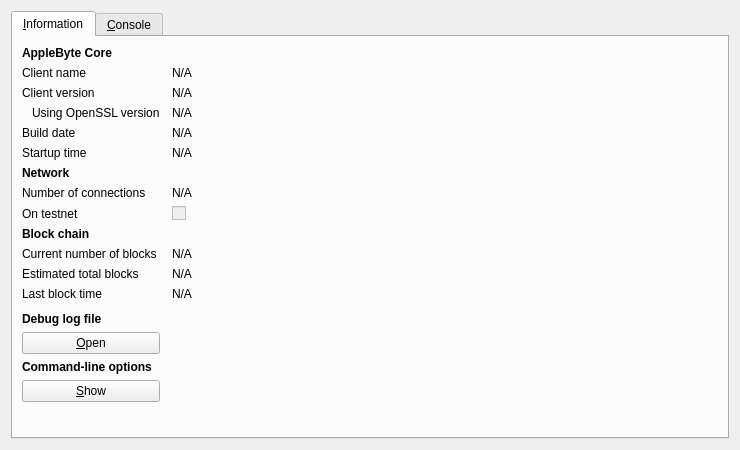
<?xml version="1.0" encoding="UTF-8"?>
<ui version="4.0">
 <class>RPCConsole</class>
 <widget class="QDialog" name="RPCConsole">
  <property name="geometry">
   <rect>
    <x>0</x>
    <y>0</y>
    <width>740</width>
    <height>450</height>
   </rect>
  </property>
  <property name="windowTitle">
   <string>AppleByte - Debug window</string>
  </property>
  <layout class="QVBoxLayout" name="verticalLayout_2">
   <item>
    <widget class="QTabWidget" name="tabWidget">
     <property name="currentIndex">
      <number>0</number>
     </property>
     <widget class="QWidget" name="tab_info">
      <attribute name="title">
       <string>&amp;Information</string>
      </attribute>
      <layout class="QGridLayout" name="gridLayout" columnstretch="0,1">
       <property name="horizontalSpacing">
        <number>12</number>
       </property>
       <item row="0" column="0">
        <widget class="QLabel" name="label_9">
         <property name="font">
          <font>
           <weight>75</weight>
           <bold>true</bold>
          </font>
         </property>
         <property name="text">
          <string>AppleByte Core</string>
         </property>
        </widget>
       </item>
       <item row="1" column="0">
        <widget class="QLabel" name="label_5">
         <property name="text">
          <string>Client name</string>
         </property>
        </widget>
       </item>
       <item row="1" column="1">
        <widget class="QLabel" name="clientName">
         <property name="cursor">
          <cursorShape>IBeamCursor</cursorShape>
         </property>
         <property name="text">
          <string>N/A</string>
         </property>
         <property name="textFormat">
          <enum>Qt::PlainText</enum>
         </property>
         <property name="textInteractionFlags">
          <set>Qt::LinksAccessibleByMouse|Qt::TextSelectableByKeyboard|Qt::TextSelectableByMouse</set>
         </property>
        </widget>
       </item>
       <item row="2" column="0">
        <widget class="QLabel" name="label_6">
         <property name="text">
          <string>Client version</string>
         </property>
        </widget>
       </item>
       <item row="2" column="1">
        <widget class="QLabel" name="clientVersion">
         <property name="cursor">
          <cursorShape>IBeamCursor</cursorShape>
         </property>
         <property name="text">
          <string>N/A</string>
         </property>
         <property name="textFormat">
          <enum>Qt::PlainText</enum>
         </property>
         <property name="textInteractionFlags">
          <set>Qt::LinksAccessibleByMouse|Qt::TextSelectableByKeyboard|Qt::TextSelectableByMouse</set>
         </property>
        </widget>
       </item>
       <item row="3" column="0">
        <widget class="QLabel" name="label_14">
         <property name="text">
          <string>Using OpenSSL version</string>
         </property>
         <property name="indent">
          <number>10</number>
         </property>
        </widget>
       </item>
       <item row="3" column="1">
        <widget class="QLabel" name="openSSLVersion">
         <property name="cursor">
          <cursorShape>IBeamCursor</cursorShape>
         </property>
         <property name="text">
          <string>N/A</string>
         </property>
         <property name="textFormat">
          <enum>Qt::PlainText</enum>
         </property>
         <property name="textInteractionFlags">
          <set>Qt::LinksAccessibleByMouse|Qt::TextSelectableByKeyboard|Qt::TextSelectableByMouse</set>
         </property>
        </widget>
       </item>
       <item row="4" column="0">
        <widget class="QLabel" name="label_12">
         <property name="text">
          <string>Build date</string>
         </property>
        </widget>
       </item>
       <item row="4" column="1">
        <widget class="QLabel" name="buildDate">
         <property name="cursor">
          <cursorShape>IBeamCursor</cursorShape>
         </property>
         <property name="text">
          <string>N/A</string>
         </property>
         <property name="textFormat">
          <enum>Qt::PlainText</enum>
         </property>
         <property name="textInteractionFlags">
          <set>Qt::LinksAccessibleByMouse|Qt::TextSelectableByKeyboard|Qt::TextSelectableByMouse</set>
         </property>
        </widget>
       </item>
       <item row="5" column="0">
        <widget class="QLabel" name="label_13">
         <property name="text">
          <string>Startup time</string>
         </property>
        </widget>
       </item>
       <item row="5" column="1">
        <widget class="QLabel" name="startupTime">
         <property name="cursor">
          <cursorShape>IBeamCursor</cursorShape>
         </property>
         <property name="text">
          <string>N/A</string>
         </property>
         <property name="textFormat">
          <enum>Qt::PlainText</enum>
         </property>
         <property name="textInteractionFlags">
          <set>Qt::LinksAccessibleByMouse|Qt::TextSelectableByKeyboard|Qt::TextSelectableByMouse</set>
         </property>
        </widget>
       </item>
       <item row="6" column="0">
        <widget class="QLabel" name="label_11">
         <property name="font">
          <font>
           <weight>75</weight>
           <bold>true</bold>
          </font>
         </property>
         <property name="text">
          <string>Network</string>
         </property>
        </widget>
       </item>
       <item row="7" column="0">
        <widget class="QLabel" name="label_7">
         <property name="text">
          <string>Number of connections</string>
         </property>
        </widget>
       </item>
       <item row="7" column="1">
        <widget class="QLabel" name="numberOfConnections">
         <property name="cursor">
          <cursorShape>IBeamCursor</cursorShape>
         </property>
         <property name="text">
          <string>N/A</string>
         </property>
         <property name="textFormat">
          <enum>Qt::PlainText</enum>
         </property>
         <property name="textInteractionFlags">
          <set>Qt::LinksAccessibleByMouse|Qt::TextSelectableByKeyboard|Qt::TextSelectableByMouse</set>
         </property>
        </widget>
       </item>
       <item row="8" column="0">
        <widget class="QLabel" name="label_8">
         <property name="text">
          <string>On testnet</string>
         </property>
        </widget>
       </item>
       <item row="8" column="1">
        <widget class="QCheckBox" name="isTestNet">
         <property name="enabled">
          <bool>false</bool>
         </property>
         <property name="text">
          <string/>
         </property>
        </widget>
       </item>
       <item row="9" column="0">
        <widget class="QLabel" name="label_10">
         <property name="font">
          <font>
           <weight>75</weight>
           <bold>true</bold>
          </font>
         </property>
         <property name="text">
          <string>Block chain</string>
         </property>
        </widget>
       </item>
       <item row="10" column="0">
        <widget class="QLabel" name="label_3">
         <property name="text">
          <string>Current number of blocks</string>
         </property>
        </widget>
       </item>
       <item row="10" column="1">
        <widget class="QLabel" name="numberOfBlocks">
         <property name="cursor">
          <cursorShape>IBeamCursor</cursorShape>
         </property>
         <property name="text">
          <string>N/A</string>
         </property>
         <property name="textFormat">
          <enum>Qt::PlainText</enum>
         </property>
         <property name="textInteractionFlags">
          <set>Qt::LinksAccessibleByMouse|Qt::TextSelectableByKeyboard|Qt::TextSelectableByMouse</set>
         </property>
        </widget>
       </item>
       <item row="11" column="0">
        <widget class="QLabel" name="label_4">
         <property name="text">
          <string>Estimated total blocks</string>
         </property>
        </widget>
       </item>
       <item row="11" column="1">
        <widget class="QLabel" name="totalBlocks">
         <property name="cursor">
          <cursorShape>IBeamCursor</cursorShape>
         </property>
         <property name="text">
          <string>N/A</string>
         </property>
         <property name="textFormat">
          <enum>Qt::PlainText</enum>
         </property>
         <property name="textInteractionFlags">
          <set>Qt::LinksAccessibleByMouse|Qt::TextSelectableByKeyboard|Qt::TextSelectableByMouse</set>
         </property>
        </widget>
       </item>
       <item row="12" column="0">
        <widget class="QLabel" name="label_2">
         <property name="text">
          <string>Last block time</string>
         </property>
        </widget>
       </item>
       <item row="12" column="1">
        <widget class="QLabel" name="lastBlockTime">
         <property name="cursor">
          <cursorShape>IBeamCursor</cursorShape>
         </property>
         <property name="text">
          <string>N/A</string>
         </property>
         <property name="textFormat">
          <enum>Qt::PlainText</enum>
         </property>
         <property name="textInteractionFlags">
          <set>Qt::LinksAccessibleByMouse|Qt::TextSelectableByKeyboard|Qt::TextSelectableByMouse</set>
         </property>
        </widget>
       </item>
       <item row="13" column="0">
        <spacer name="verticalSpacer_2">
         <property name="orientation">
          <enum>Qt::Vertical</enum>
         </property>
         <property name="sizeHint" stdset="0">
          <size>
           <width>20</width>
           <height>20</height>
          </size>
         </property>
        </spacer>
       </item>
       <item row="14" column="0">
        <widget class="QLabel" name="labelDebugLogfile">
         <property name="font">
          <font>
           <weight>75</weight>
           <bold>true</bold>
          </font>
         </property>
         <property name="text">
          <string>Debug log file</string>
         </property>
        </widget>
       </item>
       <item row="15" column="0">
        <widget class="QPushButton" name="openDebugLogfileButton">
         <property name="toolTip">
          <string>Open the AppleByte debug log file from the current data directory. This can take a few seconds for large log files.</string>
         </property>
         <property name="text">
          <string>&amp;Open</string>
         </property>
         <property name="autoDefault">
          <bool>false</bool>
         </property>
        </widget>
       </item>
       <item row="16" column="0">
        <widget class="QLabel" name="labelCLOptions">
         <property name="font">
          <font>
           <weight>75</weight>
           <bold>true</bold>
          </font>
         </property>
         <property name="text">
          <string>Command-line options</string>
         </property>
        </widget>
       </item>
       <item row="17" column="0">
        <widget class="QPushButton" name="showCLOptionsButton">
         <property name="toolTip">
          <string>Show the AppleByte-Qt help message to get a list with possible AppleByte command-line options.</string>
         </property>
         <property name="text">
          <string>&amp;Show</string>
         </property>
         <property name="autoDefault">
          <bool>false</bool>
         </property>
        </widget>
       </item>
       <item row="18" column="0">
        <spacer name="verticalSpacer">
         <property name="orientation">
          <enum>Qt::Vertical</enum>
         </property>
         <property name="sizeHint" stdset="0">
          <size>
           <width>20</width>
           <height>40</height>
          </size>
         </property>
        </spacer>
       </item>
      </layout>
     </widget>
     <widget class="QWidget" name="tab_console">
      <attribute name="title">
       <string>&amp;Console</string>
      </attribute>
      <layout class="QVBoxLayout" name="verticalLayout_3">
       <property name="spacing">
        <number>3</number>
       </property>
       <item>
        <widget class="QTextEdit" name="messagesWidget">
         <property name="minimumSize">
          <size>
           <width>0</width>
           <height>100</height>
          </size>
         </property>
         <property name="readOnly">
          <bool>true</bool>
         </property>
         <property name="tabKeyNavigation" stdset="0">
          <bool>false</bool>
         </property>
         <property name="columnCount" stdset="0">
          <number>2</number>
         </property>
        </widget>
       </item>
       <item>
        <layout class="QHBoxLayout" name="horizontalLayout">
         <property name="spacing">
          <number>3</number>
         </property>
         <item>
          <widget class="QLabel" name="label">
           <property name="text">
            <string notr="true">&gt;</string>
           </property>
          </widget>
         </item>
         <item>
          <widget class="QLineEdit" name="lineEdit"/>
         </item>
         <item>
          <widget class="QPushButton" name="clearButton">
           <property name="maximumSize">
            <size>
             <width>24</width>
             <height>24</height>
            </size>
           </property>
           <property name="toolTip">
            <string>Clear console</string>
           </property>
           <property name="text">
            <string/>
           </property>
           <property name="icon">
            <iconset resource="../bitcoin.qrc">
             <normaloff>:/icons/remove</normaloff>:/icons/remove</iconset>
           </property>
           <property name="shortcut">
            <string notr="true">Ctrl+L</string>
           </property>
           <property name="autoDefault">
            <bool>false</bool>
           </property>
          </widget>
         </item>
        </layout>
       </item>
      </layout>
     </widget>
    </widget>
   </item>
  </layout>
 </widget>
 <resources>
  <include location="../bitcoin.qrc"/>
 </resources>
 <connections/>
</ui>
